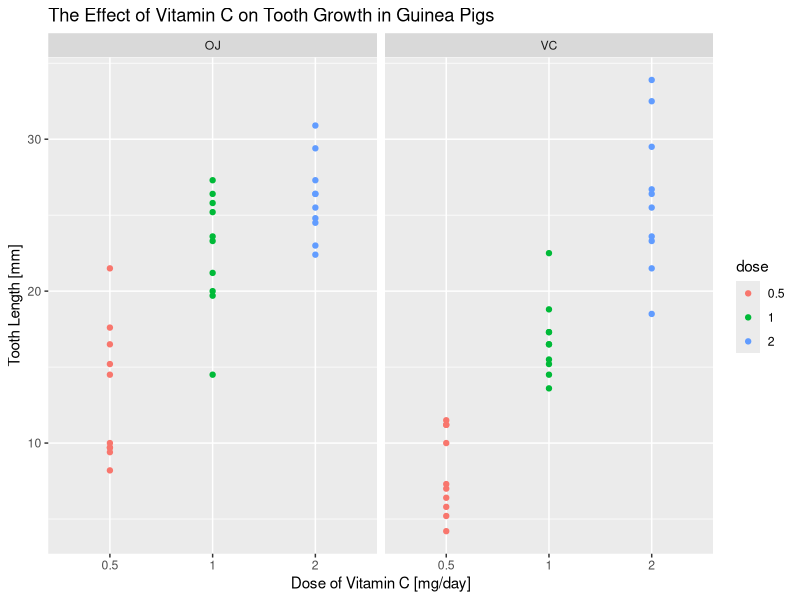
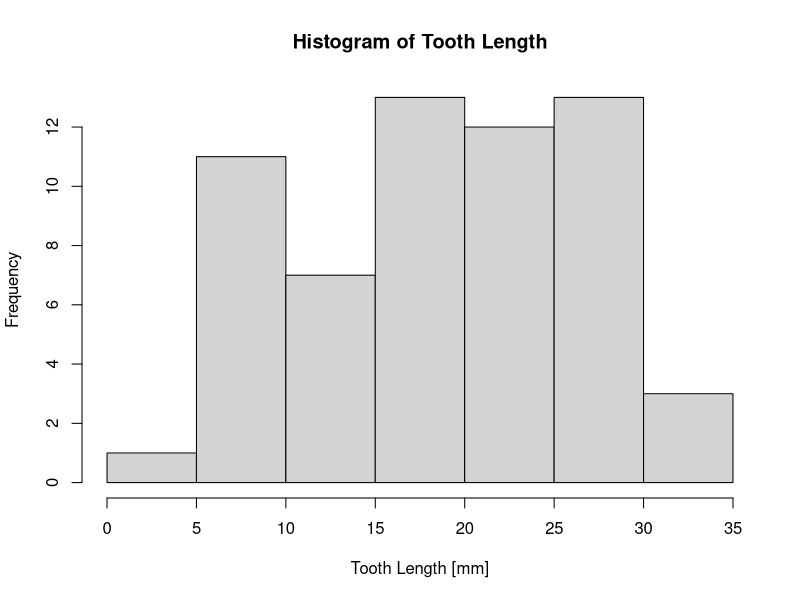
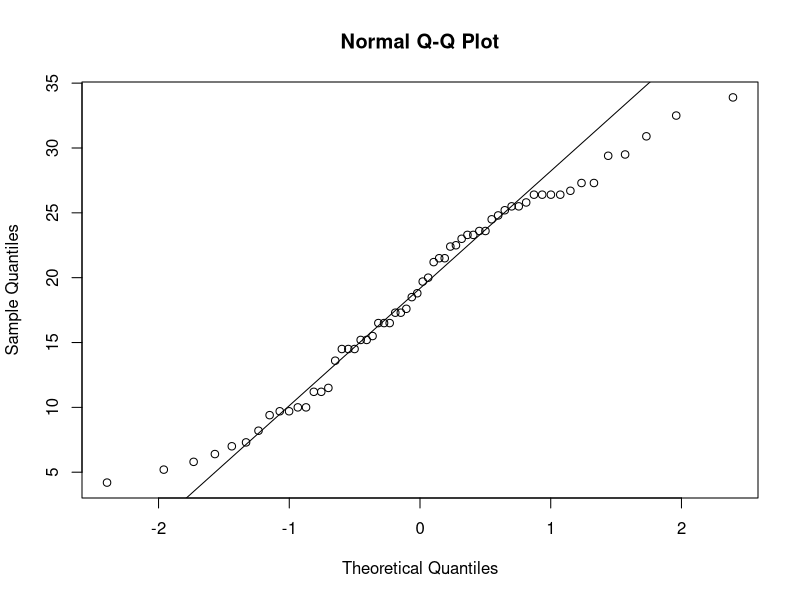

These charts were generated, in order, by the following R code:
# Coursera Data Science Specialization Course 6 Project 1 Part 2 Script


# The purpose of this script is to satisfy the requirements of the project 1
# peer-graded assignment that is part of the Statistical Inference course
# from Johns Hopkins University within the Data Science Specialization on
# Coursera. As per the instructions the project will consist of two parts and
# this script is for part 2.
#
# The second part focuses on basic inferential data analysis. The steps are:
# 1. Load the ToothGrowth data and perform some basic exploratory data analysis
# 2. Provide a basic summary of the data
# 3. Use confidence intervals and/or hypothesis tests to compare tooth growth by
# supp and dose.
# 4. State your conclusions and the assumptions needed for your conclusions


library(dplyr)
library(ggplot2)


# 1. Load the ToothGrowth data and perform some basic exploratory data analysis
tooth.data <- as_tibble(ToothGrowth)  # Load data as a tibble
?ToothGrowth  # View documentation
str(tooth.data)  # Display structure
head(tooth.data)  # View first 6 rows

# In the documentation the units of the "len" variable are not provided. Based
# on its values it seems likely that the measurements are in millimeters. The
# analysis will proceed on this assumption.

tooth.data <- mutate(tooth.data, dose = as.factor(dose))  # Make "dose" a factor
# Plot the data
print(qplot(x = dose, y = len, data = tooth.data, facets = ~ supp, color = dose,
            main = "The Effect of Vitamin C on Tooth Growth in Guinea Pigs",
            xlab = "Dose of Vitamin C [mg/day]", ylab = "Tooth Length [mm]"))
# In the plot above the dose appears to correlate with longer tooth length, and
# it is difficult to say if there is a correlation to supplement type.


# 2. Provide a basic summary of the data
summary(tooth.data)
# The summary shows that the "len" variable ranges from 4.20 to 33.90 with a
# mean of 18.81. There are 60 total observations - 30 each with the two
# supplement types: orange juice and ascorbic acid. There are 20 observations
# each of the 3 dosage levels. Essentailly there are six groups and each of them
# has 10 observations.


# 3. Use confidence intervals and/or hypothesis tests to compare tooth growth by
# supp and dose.

# Before proceeding with tests the assumptions for t-tests should be reviewed:
# 1. Means of populations follow a normal distribution
# 2. Variances of populations are equal
# 3. Data are sampled independently from the populations
# These assumptions will be checked before continuing

# First check if data follow a normal distribution
# Make a histogram
hist(tooth.data$len, main = "Histogram of Tooth Length",
     xlab = "Tooth Length [mm]")
# The histogram doesn't look very normal, but it's reasonably symmetric
# Check a Q-Q Plot also
qqnorm(tooth.data$len)  # Plot data
qqline(tooth.data$len)  # Add the normal line
# While the Q-Q Plot isn't perfect, the t-test is robust to the normality
# assumption. The analysis will continue assuming the data are normal enough.

# The second check is of the variance, which does appear to be reasonably equal
# in this case. However, the t.test function is capable of compensating for
# unequal variance, so that method will be used to remain conservative. Lastly,
# there is no reason to believe the data were not sampled independently.
# Additionally there is no way to test for this assumption, so analysis will
# continue assuming that all conditions for the two-sided t-test are met.

# The first hypothesis test investigates the effect of the supplement type. The
# hypotheses are stated below:
# H_0: mu_oj = mu_vc (There is no significant difference in the means)
# H_a: mu_oj != mu_vc (There is a significant difference in the means)

# The t.test function will be used to evaluate the hypotheses
t.test(x = filter(tooth.data, supp == "VC")$len,
       y = filter(tooth.data, supp == "OJ")$len)
# The p-value of this test is 0.06063, so the test is not significant at the
# 0.95 confidence level. There does not appear to be a significant difference
# between the supplement types.

# Next, the effect of the dose will be explored, but the instructions specify
# that only methods taught in the course up to this point can be used. Because
# of this t-tests will be used again even though other methods could be
# superior.

# The next test will compare the 0.5 dose level to the 1.0 dose level, and the
# hypotheses are stated below.
# H_0: mu_05 = mu_10 (There is no significant difference in the means)
# H_a: mu_05 != mu_10 (There is a significant difference in the means)

# The t.test function will be used to evaluate the hypotheses
t.test(x = filter(tooth.data, dose == "0.5")$len,
       y = filter(tooth.data, dose == "1")$len)
# The p-value of this test is 1.268e-07 which is extreemly small and is
# significant at the 0.95 confidence level. One more test will be checked below.

# The last test will compare the 1.0 dose level to the 2.0 dose level, and the
# hypotheses are stated below.
# H_0: mu_10 = mu_20 (There is no significant difference in the means)
# H_a: mu_10 != mu_20 (There is a significant difference in the means)

# The t.test function will be used to evaluate the hypotheses
t.test(x = filter(tooth.data, dose == "1")$len,
       y = filter(tooth.data, dose == "2")$len)
# The p-value of this test is 1.906e-05 which is extreemly small and is
# significant at the 0.95 confidence level. Between these two tests it does
# appear that the dose level is significantly correlated with tooth length. A
# correction could be applied to compensate for the fact that two tests were
# conducted, but the p-values are low enough that the results would still be
# significant.


# 4. State your conclusions and the assumptions needed for your conclusions

# The conclusions of this analysis are that tooth growth does have a
# statistically significant correlation with dosage level of vitamin C. Another
# conclusion is that tooth growth was not significantly correlated with the
# types of vitamin C used in the experiment. There are only two assumptions
# needed to make these conclusions:
# 1. Means of populations follow a normal distribution
# 2. Data are sampled independently from the populations
# While the t-test is robust to the normality assumption, plots were created
# which show that the data are reasonably normal. While the variance appears to
# be homogenous in this case, it was compensated for in the t-test. The
# assumption for independent sampling seems reasonable as well.

